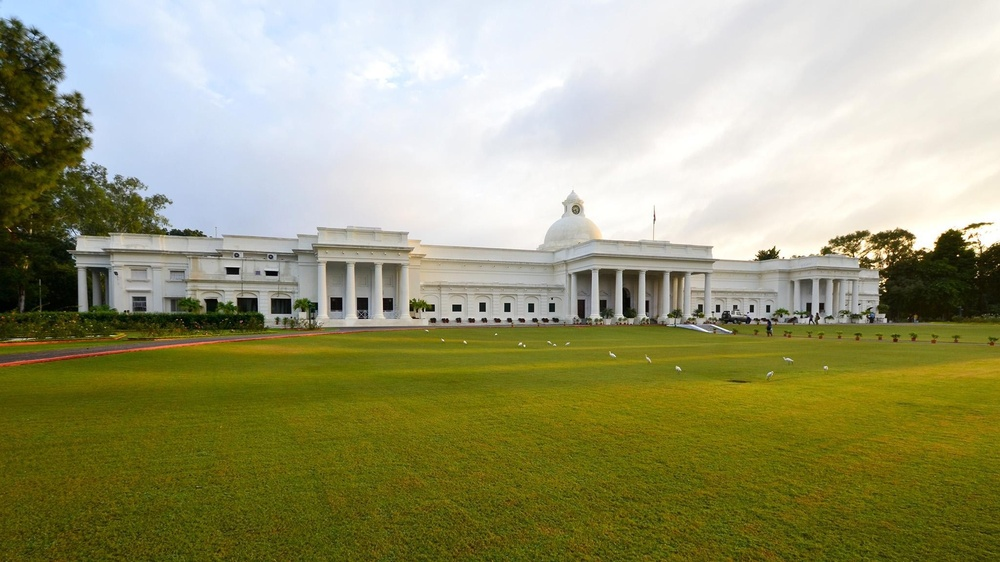
%> input picture real_img.jpeg, 1000 x 562 px, shrunk from 2048 x 1152 before the run
$ octave code.m   (GNU Octave 9; MATLAB toolbox functions it lacks are replaced by stand-ins)
%> lines starting %> are read from the running program, lines starting %| are printed output that depends on the picture


% Read and display the image
img = imread('real_img.jpeg');
%> img is the input picture: size 562x1000x3 uint8; mean R, G, B 154.4, 154.1, 116.3
imshow(img);

% Convert the image to grayscale and display it
gray_img = rgb2gray(img);
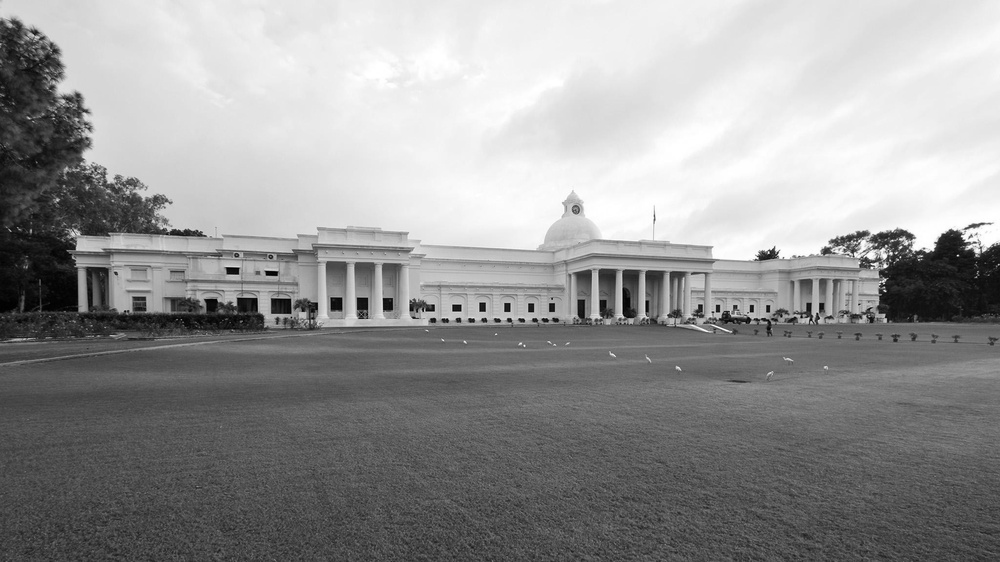
%> gray_img: size 562x1000 uint8; min 0, max 255, mean 149.9
imshow(gray_img);
imwrite(gray_img,'gray_img.png')

% Converting image to double
double_img = im2double(gray_img);
imshow(double_img)
imwrite(double_img,'double_img.png')

% Adding Gaussian noise to image
sigma = 20;
sigma_normalised = sigma/255;
variance = sigma_normalised^2;
gauss_img = imnoise(double_img,"gaussian",0,variance);
imshow(gauss_img)
imwrite(gauss_img,"gauss_img.png")

% Adding salt and pepper noise to the image
sns_img = imnoise(gauss_img,"salt & pepper",0.05);
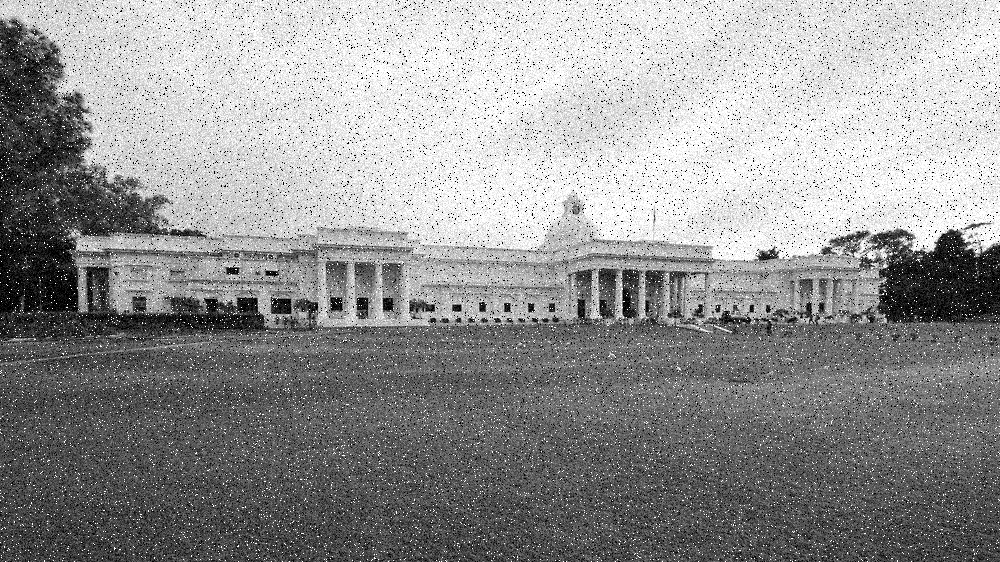
%> sns_img: size 562x1000 double; min 0, max 1, mean 0.58
imshow(sns_img)
imwrite(sns_img,'salt&pepper_img.png')

% [57 lines of commented-out code are left out]
lap_kernel = fspecial('laplacian', 0.2);
lap_img = imfilter(sns_img, lap_kernel, 'replicate');
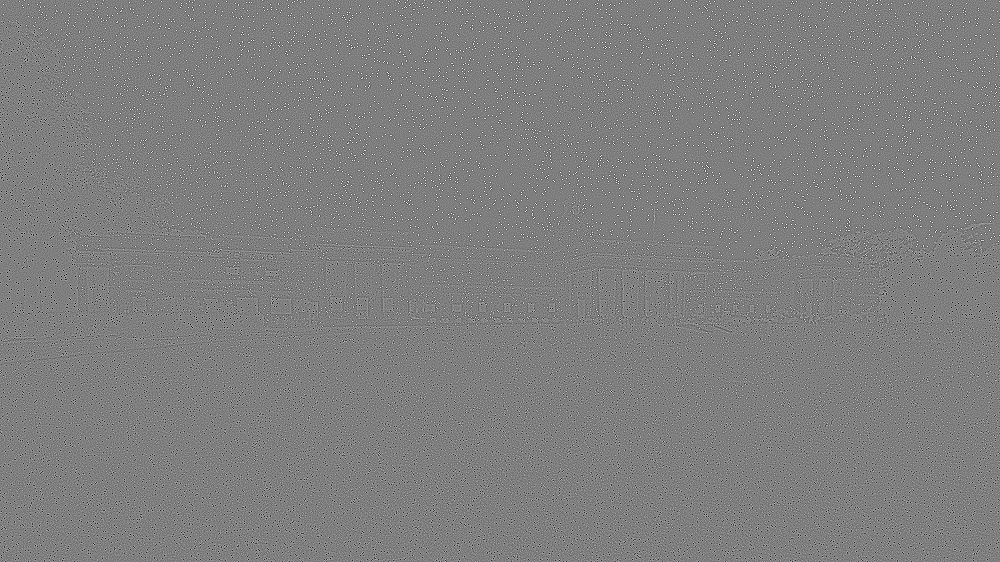
%> lap_img: size 562x1000 double; min -3.32, max 3.33, mean 1.53e-16; drawn with min black and max white
figure; imshow(lap_img, []);
title('Laplacian Filter');
imwrite(lap_img,"lap_img.png")
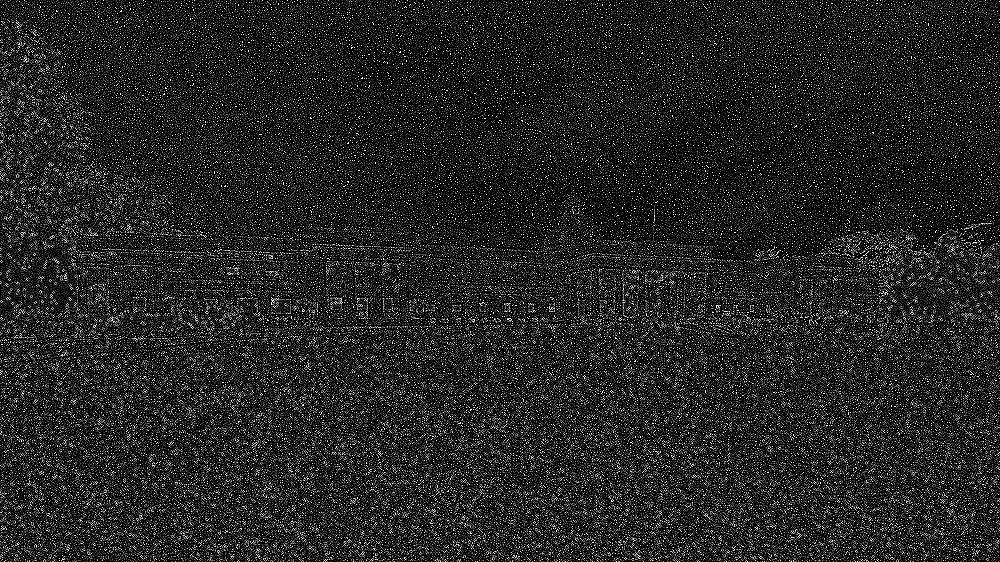
%> saved as lap_img.png: size 562x1000 uint8; min 0, max 255, mean 35.8
